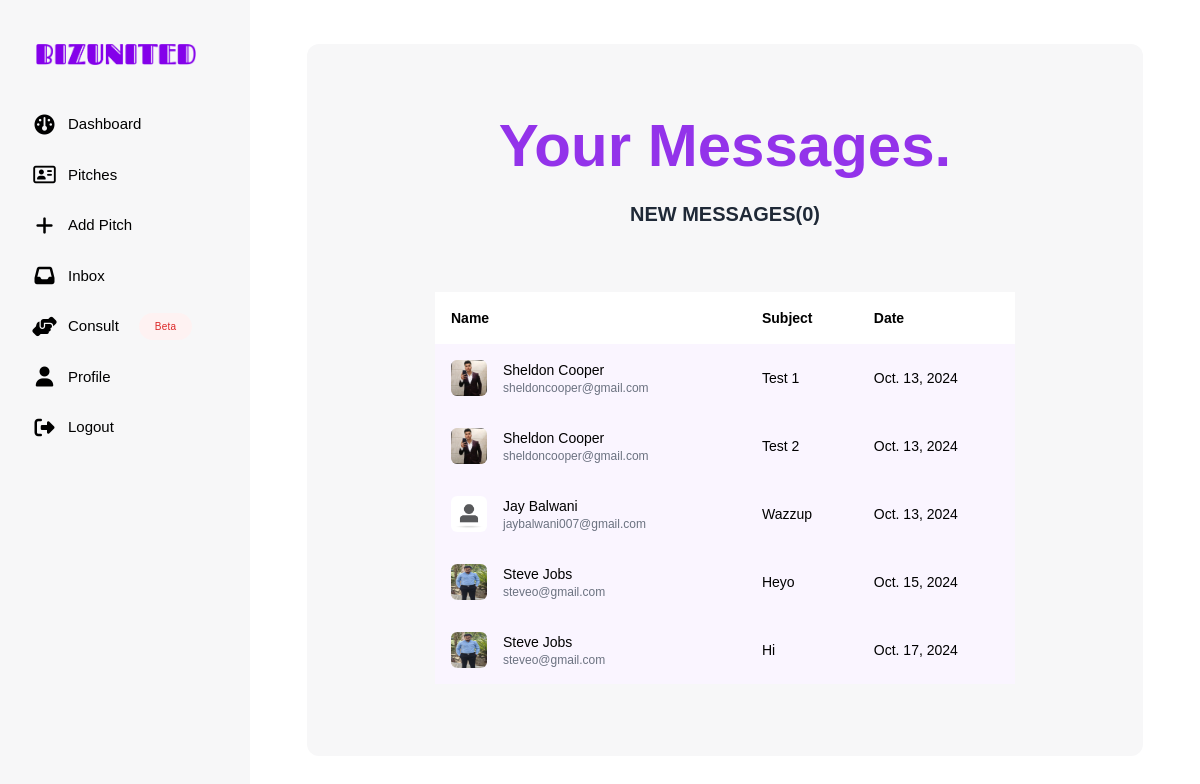
Page /messaging/inbox/ (signed in) on the committed database.
### communications/models.py (models this page shows, shortened)
class Message(models.Model):
    sender = models.ForeignKey(Profile, on_delete=models.SET_NULL, blank=True, null=True)
    recipient = models.ForeignKey(Profile, on_delete=models.SET_NULL, blank=True, null=True, related_name='messages')
    is_read = models.BooleanField(default=False, null=True)
    name = models.CharField(max_length=200, null=True, blank=True)
    subject = models.CharField(max_length=200, null=True, blank=True)
    email = models.EmailField(max_length=200, null=True, blank=True)
    body = models.TextField()
    created = models.DateTimeField(auto_now_add=True)
    id = models.UUIDField(default=uuid.uuid4, primary_key=True, unique=True, editable=False)
    ordering = ['-created']

### users/models.py (models this page shows, shortened)
class Profile(models.Model):
    ROLE_VALUE = (
        ('inv', 'Investor'),
        ('ent', 'Entrepreneur'),
        ('con', 'Consultant')
        )
    user = models.OneToOneField(User, on_delete=models.CASCADE)
    username = models.CharField(max_length=200, null=True, blank=True)
    email = models.CharField(max_length=200, null=True, blank=True)
    role = models.CharField(max_length=200, choices=ROLE_VALUE)
    first_name = models.CharField(max_length=80, null=True, blank=True)
    last_name = models.CharField(max_length=80, null=True, blank=True)
    profile_pic = models.ImageField(null=True, blank=True, upload_to='profile_pictures/', default='profile_pictures/default.jpg')
    bio = models.TextField(blank=True, null=True)
    socials_linkedin = models.TextField(blank=True, null=True)
    created = models.DateTimeField(auto_now_add=True)
    id = models.UUIDField(default=uuid.uuid4, primary_key=True, unique=True, editable=False)

### communications/views.py (the view)
# urls.py: path('inbox/', views.inbox, name = 'inbox'),
@login_required(login_url='login')
def inbox(request):
    comms = Message.objects.filter(recipient=request.user.profile)
    unreadCount = len(Message.objects.filter(is_read=False, recipient=request.user.profile))
    context = {'comms': comms, 'unreadCount': unreadCount}
    return render(request, 'communications/inbox.html', context)

### communications/templates/communications/inbox.html
{% extends "main.html" %}
{% load static %}
{% block content %}
<div class="flex">
  {% if user.profile.entrepreneur %}
  {% include "side-nav-ent.html" %}
  {% elif user.profile.investor %}
  {% include "side-nav-inv.html" %}
  {% endif %}
    <div class="flex items-center justify-center w-[100%]">
        <div class="bg-[#f7f7f8] rounded-xl w-[88%] pb-12">
            <div class="max-w-4xl mx-auto font-[sans-serif] py-6 px-32 mt-12">
                <div class="text-center mb-16">
                  <h1 class="text-6xl font-extrabold text-purple-600">Your Messages.</h1>
                  <h4 class=" text-xl text-gray-800 font-semibold mt-6">NEW MESSAGES({{unreadCount}})</h4>
                </div>
                <div class="overflow-x-auto font-[sans-serif]">
                    <table class="min-w-full bg-white">
                      <thead class="whitespace-nowrap">
                        <tr>
                          <th class="p-4 text-left text-sm font-semibold text-black">
                            Name
                          </th>
                          <th class="p-4 text-left text-sm font-semibold text-black">
                            Subject
                          </th>
                          <th class="p-4 text-left text-sm font-semibold text-black">
                            Date
                          </th>
                        </tr>
                      </thead>
                      <tbody class="whitespace-nowrap">
                        {% for comm in comms  %}
                        {% if comm.is_read %}
                        <tr class="bg-purple-50">
                        {% else %}
                        <tr class="">
                        {% endif %}
                                <td class="p-4 text-sm">
                                    <div class="flex items-center cursor-pointer w-max">
                                        {% if comm.sender.profile_pic %}
                                    <a href="{% url 'single-message' comm.id %}">
                                        <img src='{{comm.sender.profile_pic.url}}' class="w-9 h-9 rounded-md shrink-0" />
                                    </a>
                                        {% endif %}
                                        <div class="ml-4">
                                    <a href="{% url 'single-message' comm.id %}">
                                            <p class="text-sm text-black">{{comm.sender.first_name}} {{comm.sender.last_name}}</p>
                                            <p class="text-xs text-gray-500">{{comm.sender.email}}</p>
                                    </a>
                                        </div>
                                    </div>
                                </td>
                                <td class="p-4 text-sm">
                                    <div class="">
                                         <a href="{% url 'single-message' comm.id %}">
                                            {{comm.subject}}
                                         </a>
                                    </div>
                                </td>
                                <td class="p-4 text-sm">
                                    <a href="{% url 'single-message' comm.id %}">
                                     {{comm.created.date}}
                                    </a>
                                </td>
                            </tr>
                        {% endfor %}
                    </tbody>
                    </table>
                  </div>
            </div>
        </div>
    </div>
</div>
{% endblock content %}

### rows in the picture
Message: sender.profile_pic (picture), sender.first_name "Sheldon", sender.last_name "Cooper", sender.email "sheldoncooper@gmail.com", subject "Test 1", created "Oct. 13, 2024"
Message: sender.profile_pic (picture), sender.first_name "Sheldon", sender.last_name "Cooper", sender.email "sheldoncooper@gmail.com", subject "Test 2", created "Oct. 13, 2024"
Message: sender.profile_pic (placeholder picture), sender.first_name "Jay", sender.last_name "Balwani", sender.email "jaybalwani007@gmail.com", subject "Wazzup", created "Oct. 13, 2024"
Message: sender.profile_pic (picture), sender.first_name "Steve", sender.last_name "Jobs", sender.email "steveo@gmail.com", subject "Heyo", created "Oct. 15, 2024"
Message: sender.profile_pic (picture), sender.first_name "Steve", sender.last_name "Jobs", sender.email "steveo@gmail.com", subject "Hi", created "Oct. 17, 2024"

### other values in the picture
{{ unreadCount }} "0"
